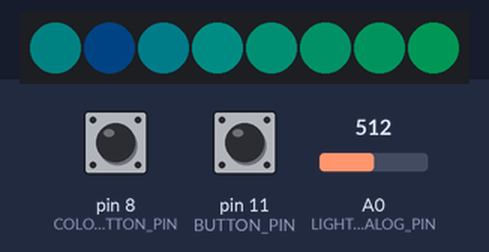
Bench run of a sketch on a simulated Arduino Uno, built with avr-gcc and run on an emulated ATmega328P. On the bench: 8 RGB LEDs in strip order, left to right. The inputs (shaded band) are chosen by the test bench; at power-on: A0 (LIGHT_ANALOG_PIN) = 512, pin 11 (BUTTON_PIN) HIGH, pin 8 (COLOR_BUTTON_PIN) HIGH. Dim RGB values are drawn brighter than linear.

Above: at 1.2 s.
1.3 s: A0 (LIGHT_ANALOG_PIN) set to 0
2.9 s: pin 11 (BUTTON_PIN) pulled LOW for 0.15 s
At 3.26 s:
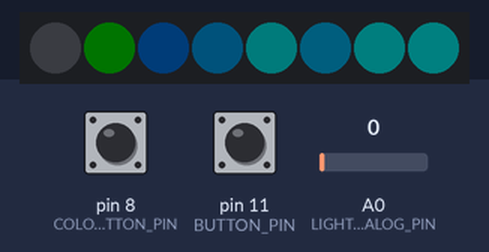
3.6 s: pin 8 (COLOR_BUTTON_PIN) pulled LOW for 0.15 s
At 3.91 s:
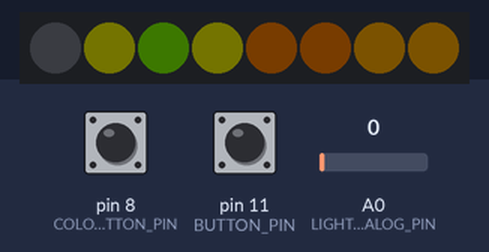
4.3 s: A0 (LIGHT_ANALOG_PIN) set to 122
At 5.46 s:
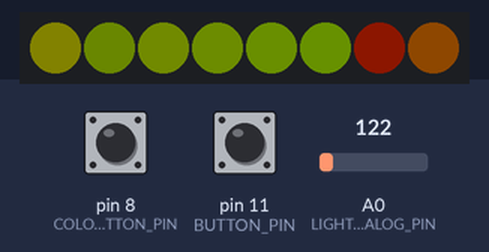
6.0 s: pin 8 (COLOR_BUTTON_PIN) pulled LOW for 1 s
At 6.46 s:
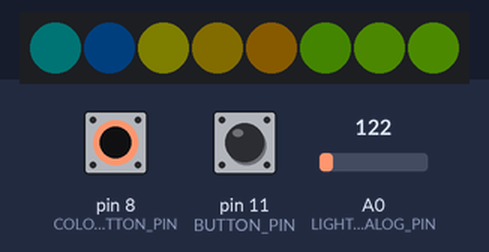
7.6 s: A0 (LIGHT_ANALOG_PIN) set to 511
At 10.47 s:
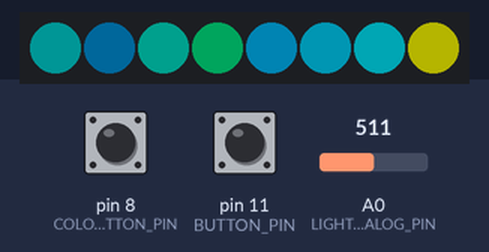
Timing chart, 0 to 10.7 s (numbered marks = the images above; inputs shaded):
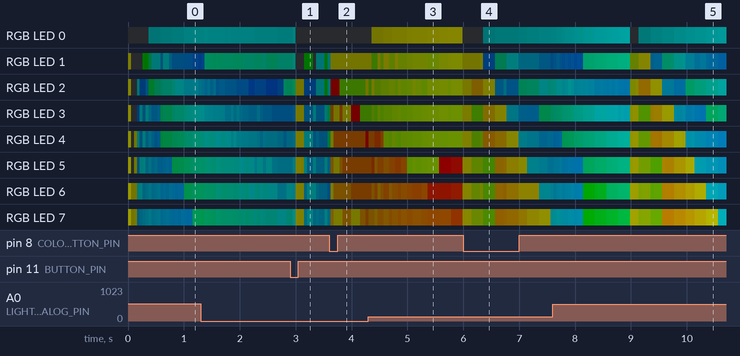

The sketch:

iris_clock.ino
```cpp
#include <Adafruit_NeoPixel.h>
#include <TimeLib.h>
#include <TimerOne.h>

extern "C"
{
  #include "color.h"
  #include "button.h"
  #include "smoothing.h"
}

// Analog sensor hooked to Teensy LC pin 14
#define LIGHT_ANALOG_PIN    (A0)
#define LIGHT_FILT_ALPHA    ((float)0.05)
struct exponential_filter light_filt = {0};
float light_sensor_update(void);

#define BUTTON_PIN          11
struct button in_button;
#define COLOR_BUTTON_PIN    8
struct button color_button;
void button_int(void)
{
  button_update(&in_button,    !digitalRead(BUTTON_PIN));
  button_update(&color_button, !digitalRead(COLOR_BUTTON_PIN));
}
rgb colors[3];
int color_switch = 0;

#define NEOPIXEL_PIN        17
uint8_t brightness = 64;

// Parameter 1 = number of pixels in strip
// Parameter 2 = Arduino pin number (most are valid)
// Parameter 3 = pixel type flags, add together as needed:
//   NEO_KHZ800  800 KHz bitstream (most NeoPixel products w/WS2812 LEDs)
//   NEO_KHZ400  400 KHz (classic 'v1' (not v2) FLORA pixels, WS2811 drivers)
//   NEO_GRB     Pixels are wired for GRB bitstream (most NeoPixel products)
//   NEO_RGB     Pixels are wired for RGB bitstream (v1 FLORA pixels, not v2)
//   NEO_RGBW    Pixels are wired for RGBW bitstream (NeoPixel RGBW products)
Adafruit_NeoPixel strip = Adafruit_NeoPixel(8, NEOPIXEL_PIN, NEO_GRB + NEO_KHZ800);

#define STR_BUF_LEN     128
char str_buf[STR_BUF_LEN];
char *str_buf_ptr = str_buf;

void clear_buf()
{
    size_t i;
    for (i = 0; i < STR_BUF_LEN; i++)
    {
        str_buf[i] = '\0';
    }
}

void print_str_buf()
{
    size_t i;
    for (i = 0; i < STR_BUF_LEN; i++)
    {
        if (str_buf[i] == '\0')
        {
            Serial.print("\\0");
        }
        else
        {
            Serial.print(str_buf[i]);
        }
    }
    Serial.println();
}

void test_colors()
{
    Serial.println("Testing colors!");
    clear_buf();
    //rgb in_color = color_yellow;
    rgb in_color = color_red;
    int len = color_rgb_to_string(in_color, &str_buf_ptr);
    //print_str_buf();
    Serial.println(str_buf);
    hsv color_conv = color_rgb_to_hsv(in_color);
    len = color_hsv_to_string(color_conv, &str_buf_ptr);
    //print_str_buf();
    Serial.println(str_buf);
    rgb color_back = color_hsv_to_rgb(color_conv);
    len = color_rgb_to_string(color_back, &str_buf_ptr);
    Serial.println(str_buf);
}

void switch_colors()
{
    color_switch++;
    if (color_switch >= 4)
    {
        color_switch = 0;
    }
    switch (color_switch)
    {
        case 0:
            colors[0] = color_green;
            colors[1] = color_blue;
            break;
        case 1:
            colors[0] = color_yellow;
            colors[1] = color_red;
            break;
        case 2:
            colors[0] = color_yellow;
            colors[1] = color_blue;
            break;
        case 3:
            colors[0] = color_green;
            colors[1] = color_red;
            break;

    }
    colors[2] = color_hsv_to_rgb(color_add_hsv(color_rgb_to_hsv(colors[0]),
                                               color_rgb_to_hsv(colors[1])));
}

void setup()
{
  Serial.begin(115200);

  strip.begin();
  // Initialize all pixels to 'off'
  strip.show();
  strip.setBrightness(brightness);

  // Set interrupt for 1 ms
  Timer1.initialize(1000);
  Timer1.attachInterrupt(button_int, 1000);

  setTime(5, 10, 0, 0, 0, 0);
  pinMode(BUTTON_PIN, INPUT);
  button_init(&in_button);
  pinMode(COLOR_BUTTON_PIN, INPUT);
  button_init(&color_button);
  pinMode(LIGHT_ANALOG_PIN, INPUT);

  color_switch = 3;
  switch_colors();

  exponential_filter_init(&light_filt, LIGHT_FILT_ALPHA);
}

void loop()
{
  //test_colors();

  // Some example procedures showing how to display to the pixels:
  //rainbow(20);
  //rainbowCycle(20);

  // Increase time by one second
  adjustTime(1);
  // Show time on LEDs
  //display_time(now());
  //spinning_time(now());
  mixing_colors_time(now());
  //delay(1000);
  delay(50);
  //Serial.println(in_button.integrate);

  if (button_was_pressed(&in_button))
  {
    brightness = (brightness + 63) & 0xFF;
    //strip.setBrightness(brightness);
    //Serial.println(brightness);
  }
  if (button_was_pressed(&color_button))
  {
    switch_colors();
  }

  float light_ratio = light_sensor_update();
  int out_brightness = (int)((float)brightness * light_ratio);
  strip.setBrightness(out_brightness);

  //Serial.print("(Light sensor, Brightness): (");
  //Serial.print(light_filt.value);
  //Serial.print(", ");
  //Serial.print(out_brightness);
  //Serial.println(")");
}

void mixing_colors_time(time_t time)
{
    uint8_t sec = (second(time) >> 2) & 0x0F;
    hsv base_col = color_rgb_to_hsv(colors[0]);

    uint8_t i;
    for (i = 0; i < 8; i++)
    {
        hsv pre_color = base_col;
        pre_color.v = 32 * i;

        hsv mix_color = color_rgb_to_hsv(colors[1]);
        mix_color.v = 16 * sec;
        pre_color = color_add_hsv(pre_color, mix_color);

        rgb pixel_color = color_hsv_to_rgb(pre_color);
        strip.setPixelColor(i, pixel_color.r, pixel_color.g, pixel_color.b);
    }
    strip.show();
}

void spinning_time(time_t time)
{
    uint8_t sec = (second(time) >> 3) & 0x07;
    hsv base_col = color_rgb_to_hsv(colors[0]);

    uint8_t i;
    for (i = 0; i < 8; i++)
    {
        hsv pre_color = base_col;
        //pre_color.v = 16 * i + 128;
        pre_color.v = 32 * i;
        if (i == sec)
        {
            pre_color = color_add_hsv(pre_color, color_rgb_to_hsv(colors[1]));
            rgb pixel_color = color_hsv_to_rgb(pre_color);
            Serial.print(i);
            Serial.print(": ");
            color_hsv_to_string(color_rgb_to_hsv(pixel_color), &str_buf_ptr);
            Serial.println(str_buf);
        }
        rgb pixel_color = color_hsv_to_rgb(pre_color);
        strip.setPixelColor(i, pixel_color.r, pixel_color.g, pixel_color.b);
    }
    strip.show();
}

void display_time(time_t time)
{
  uint8_t i;
  for (i = 0; i < 8; i++)
  {
    uint8_t hour_bit = (hour(time)   >> i) & 0x1;
    uint8_t min_bit  = (minute(time) >> i) & 0x1;
    uint8_t sec_bit  = (second(time) >> i) & 0x1;

    rgb pixel_color = {0};
    if (hour_bit && min_bit)
      pixel_color = colors[2];
    else if (min_bit)
      pixel_color = colors[0];
    else if (hour_bit)
      pixel_color = colors[1];
    /*
    if (sec_bit)
    {
      pixel_color = color_add_rgb(pixel_color, color_red);
    }
    */

    Serial.print(i);
    Serial.print(": ");
    color_hsv_to_string(color_rgb_to_hsv(pixel_color), &str_buf_ptr);
    Serial.println(str_buf);
    //strip.setPixelColor(i, 255*hour_bit, 255*min_bit, 255*sec_bit);
    strip.setPixelColor(i, pixel_color.r, pixel_color.g, pixel_color.b);
  }

  // Use LEDs 6 and 7 for seconds
  if (second(time) & 0x8)
    strip.setPixelColor(6, colors[1].r, colors[1].g, colors[1].b);
  else
    strip.setPixelColor(6, 0, 0, 0);

  if (second(time) & 0x10)
    strip.setPixelColor(7, colors[1].r, colors[1].g, colors[1].b);
  else
    strip.setPixelColor(7, 0, 0, 0);

  strip.show();
}

void rainbow(uint8_t wait) {
  uint16_t i, j;

  for(j=0; j<256; j++) {
    for(i=0; i<strip.numPixels(); i++) {
      strip.setPixelColor(i, Wheel((i+j) & 255));
    }
    strip.show();
    delay(wait);
  }
}

// Slightly different, this makes the rainbow equally distributed throughout
void rainbowCycle(uint8_t wait) {
  uint16_t i, j;

  for(j=0; j<256*5; j++) { // 5 cycles of all colors on wheel
    for(i=0; i< strip.numPixels(); i++) {
      strip.setPixelColor(i, Wheel(((i * 256 / strip.numPixels()) + j) & 255));
    }
    strip.show();
    delay(wait);
  }
}

// Input a value 0 to 255 to get a color value.
// The colours are a transition r - g - b - back to r.
uint32_t Wheel(byte WheelPos) {
  WheelPos = 255 - WheelPos;
  if(WheelPos < 85) {
    return strip.Color(255 - WheelPos * 3, 0, WheelPos * 3);
  }
  if(WheelPos < 170) {
    WheelPos -= 85;
    return strip.Color(0, WheelPos * 3, 255 - WheelPos * 3);
  }
  WheelPos -= 170;
  return strip.Color(WheelPos * 3, 255 - WheelPos * 3, 0);
}

float light_sensor_update(void)
{
  exponential_filter_update(&light_filt, analogRead(LIGHT_ANALOG_PIN));
  //Serial.println(light_filt.value);
  float light_val = light_filt.value;
  if (light_val >= 650.0f)
  {
    light_val = 650.0f;
  }
  return light_val / 650.0f;
}
```

button.c
```cpp
#include <stddef.h>
#include "button.h"

/** Initialize the button state storage struct.
 *
 *  @param b A pointer to an already initialized button struct.
 *  @returns A value less than one if an error occurred or zero if this
 *  function was successful.
 */
int button_init(struct button *b)
{
    if (b == NULL)
    {
        return -1;
    }

    b->integrate = 0;
    b->state = 0;
    b->pressed = 0;
    return 0;
}


/** Update the button debouncer based on the current input.
 *  This button debounce code is based on Kenneth Kuhn's button debounce code
 *  found in the following post on Hackaday:
 *
 *  http://hackaday.com/2010/11/09/debounce-code-one-post-to-rule-them-all/
 *  or on Kenneth Kuhn's site:
 *
 *  http://www.kennethkuhn.com/electronics/debounce.c
 *
 *  @param b Pointer to the state storage struct for the button debouncer.
 *  @param value The current value of the input pin as a boolean value. value
 *  should be high if the button is pressed, so this input value may require
 *  logical inversion if the input pin is pulled low by the button.
 */
int button_update(struct button *b, int value)
{
    if (!value && b->integrate > 0)
    {
        b->integrate--;
    }
    else if (b->integrate < BUTTON_INTEGRATE_MAX)
    {
        b->integrate++;
    }

    if (b->integrate == 0)
    {
        b->state = 0;
        b->pressed = 0;
    }
    else if (b->integrate >= BUTTON_INTEGRATE_MAX)
    {
        b->integrate = BUTTON_INTEGRATE_MAX;
        if (b->state == 0)
        {
            b->pressed = 1;
        }
        b->state = 1;
    }

    return b->state;
}

/** Determine if the button has been pressed based on the latch in the state
 *  storage struct.
 *
 *  @param b A pointer to the state storage struct for the button debouncer.
 *  @returns A value greater than 0 if the button has been pressed since the
 *  button struct was initialized or the last time this method was checked.
 */
int button_was_pressed(struct button *b)
{
    int out = b->pressed;
    b->pressed = 0;
    return out;
}
```

button.h
```cpp
#define BUTTON_INTEGRATE_MAX   10

struct button
{
    int integrate;
    int state;
    int pressed;
};

int button_init(struct button *b);

int button_update(struct button *b, int value);

int button_was_pressed(struct button *b);
```

color.c
```cpp
#include "color.h"
#include <stdio.h>

rgb color_add_rgb(rgb one, rgb two)
{
    uint16_t red   = (one.r + two.r) >> 1;
    uint16_t green = (one.g + two.g) >> 1;
    uint16_t blue  = (one.b + two.b) >> 1;

    rgb out = {
        .r = red,
        .g = green,
        .b = blue,
    };
    return out;
}

hsv color_add_hsv(hsv one, hsv two)
{
    uint16_t val_sum = one.v + two.v;
    uint16_t hue = (one.h * one.v +
                    two.h * two.v) / val_sum;
    //uint16_t hue = (one.h + two.h) >> 1;
    uint16_t sat = (one.s + two.s) >> 1;
    uint16_t val = (one.v + two.v) >> 1;

    hsv out = {
        .h = hue,
        .s = sat,
        .v = val,
    };
    return out;
}

static const char rgb_format_str[] = "color: (r = 0x%02X, g = 0x%02X, b = 0x%02X)\0";
int color_rgb_to_string(rgb c, char **out_str)
{
    return sprintf(*out_str, rgb_format_str, c.r, c.g, c.b);
}

static const char hsv_format_str[] = "color: (h = 0x%02X, s = 0x%02X, v = 0x%02X)\0";
int color_hsv_to_string(hsv c, char **out_str)
{
    return sprintf(*out_str, hsv_format_str, c.h, c.s, c.v);
}

rgb color_hsv_to_rgb(hsv in_hsv)
{
    rgb out_rgb;
    uint8_t region, remainder, p, q, t;

    if (in_hsv.s == 0)
    {
        out_rgb.r = in_hsv.v;
        out_rgb.g = in_hsv.v;
        out_rgb.b = in_hsv.v;
        return out_rgb;
    }

    region = in_hsv.h / 43;
    remainder = (in_hsv.h - (region * 43)) * 6;

    p = (in_hsv.v * (255 - in_hsv.s)) >> 8;
    q = (in_hsv.v * (255 - ((in_hsv.s * remainder) >> 8))) >> 8;
    t = (in_hsv.v * (255 - ((in_hsv.s * (255 - remainder)) >> 8))) >> 8;

    switch (region)
    {
        case 0:
            out_rgb.r = in_hsv.v;
            out_rgb.g = t;
            out_rgb.b = p;
            break;
        case 1:
            out_rgb.r = q;
            out_rgb.g = in_hsv.v;
            out_rgb.b = p;
            break;
        case 2:
            out_rgb.r = p;
            out_rgb.g = in_hsv.v;
            out_rgb.b = t;
            break;
        case 3:
            out_rgb.r = p;
            out_rgb.g = q;
            out_rgb.b = in_hsv.v;
            break;
        case 4:
            out_rgb.r = t;
            out_rgb.g = p;
            out_rgb.b = in_hsv.v;
            break;
        default:
            out_rgb.r = in_hsv.v;
            out_rgb.g = p;
            out_rgb.b = q;
            break;
    }

    return out_rgb;
}

hsv color_rgb_to_hsv(rgb in_rgb)
{
    hsv in_hsv;
    uint8_t rgbMin, rgbMax;

    rgbMin = in_rgb.r < in_rgb.g ? (in_rgb.r < in_rgb.b ? in_rgb.r : in_rgb.b)
                                 : (in_rgb.g < in_rgb.b ? in_rgb.g : in_rgb.b);
    rgbMax = in_rgb.r > in_rgb.g ? (in_rgb.r > in_rgb.b ? in_rgb.r : in_rgb.b)
                                 : (in_rgb.g > in_rgb.b ? in_rgb.g : in_rgb.b);

    in_hsv.v = rgbMax;
    if (in_hsv.v == 0)
    {
        in_hsv.h = 0;
        in_hsv.s = 0;
        return in_hsv;
    }

    in_hsv.s = 255 * (long)(rgbMax - rgbMin) / in_hsv.v;
    if (in_hsv.s == 0)
    {
        in_hsv.h = 0;
        return in_hsv;
    }

    if (rgbMax == in_rgb.r)
        in_hsv.h = 0 + 43 * (in_rgb.g - in_rgb.b) / (rgbMax - rgbMin);
    else if (rgbMax == in_rgb.g)
        in_hsv.h = 85 + 43 * (in_rgb.b - in_rgb.r) / (rgbMax - rgbMin);
    else
        in_hsv.h = 171 + 43 * (in_rgb.r - in_rgb.g) / (rgbMax - rgbMin);

    return in_hsv;
}
```

color.h
```cpp
#ifndef __COLOR_H
#define __COLOR_H

#include <stdint.h>

typedef struct rgb_color
{
    uint8_t r;
    uint8_t g;
    uint8_t b;
} rgb;

typedef struct hsv_color
{
    uint8_t h;
    uint8_t s;
    uint8_t v;
} hsv;

const rgb color_yellow = {
    .r = 255,
    .g = 255,
    .b = 0,
};
const rgb color_orange = {
    .r = 255,
    .g = 87,
    .b = 20,
};
const rgb color_red = {
    .r = 255,
    .g = 0,
    .b = 0,
};
const rgb color_blue = {
    .r = 0,
    .g = 0,
    .b = 255,
};
const rgb color_green = {
    .r = 0,
    .g = 255,
    .b = 0,
};
const rgb color_teal = {
    .r = 0,
    .g = 255,
    .b = 255,
};


rgb color_add_rgb(rgb one, rgb two);

hsv color_add_hsv(hsv one, hsv two);

rgb color_hsv_to_rgb(hsv in_hsv);

hsv color_rgb_to_hsv(rgb in_rgb);

int color_rgb_to_string(rgb c, char **out_str);

int color_hsv_to_string(hsv c, char **out_str);

#endif //__COLOR_H
```

smoothing.c
```cpp
#include <stddef.h>
#include "smoothing.h"

int exponential_filter_init(struct exponential_filter *filt,
                            float  alpha)
{
    if (filt == NULL)
    {
        return -1;
    }
    if (alpha <= 0.0f)
    {
        return -2;
    }
    else if (alpha > 1.0f)
    {
        return -3;
    }

    filt->value = 0;
    filt->alpha = alpha;
    filt->one_sub_alpha = 1.0f - alpha;
}

void exponential_filter_update(struct exponential_filter *filt,
                               float  new_val)
{
    filt->value = (filt->one_sub_alpha * filt->value) +
                  (filt->alpha         * new_val);
}
```

smoothing.h
```cpp
struct exponential_filter
{
    float value;
    float alpha;
    float one_sub_alpha;
};

int exponential_filter_init(struct exponential_filter *filt,
                            float  alpha);

void exponential_filter_update(struct exponential_filter *filt,
                               float  new_val);
```

Measured:
- after the input at 3.6 s, the LEDs: first change at once (image 2 shows a later state)
- after the input at 4.3 s, the LEDs: first change at once (image 3 shows a later state)
- after the input at 6.0 s, the LEDs: first change after 0.15 s (image 4 shows a later state)
